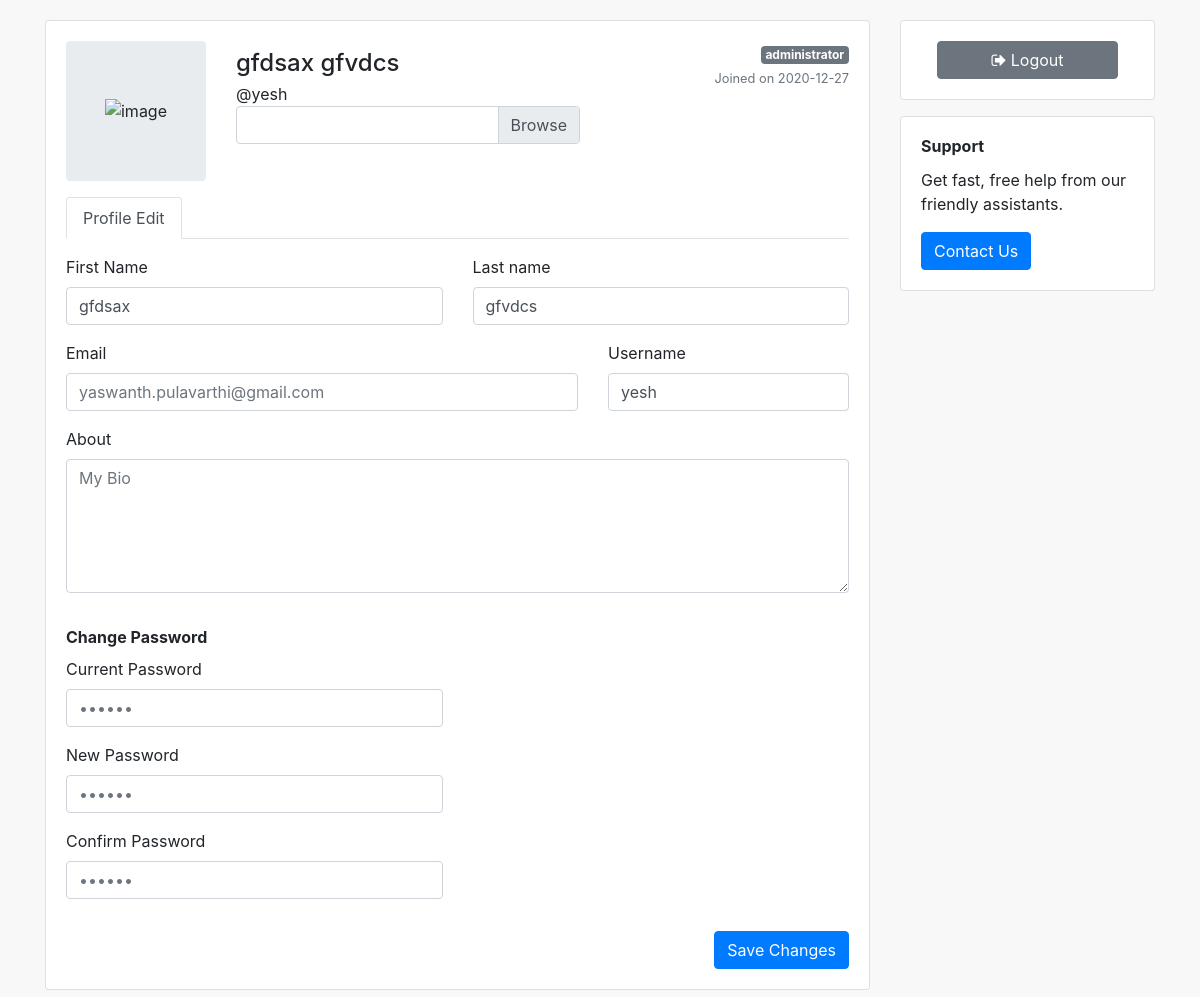
The page /edit (signed in) on the database its author committed.
### app/models.py (models this page shows, shortened)
class User(db.Model, UserMixin):
	__tablename__ = "user"
	userid = db.Column(db.Integer, primary_key=True, autoincrement=True)
	email = db.Column(db.String(500), nullable=False)
	firstname = db.Column(db.String(500), nullable=False)
	lastname = db.Column(db.String(500), nullable=False)
	username = db.Column(db.String(500), nullable=False)
	password = db.Column(db.String(500), nullable=False)
	date = db.Column(db.DateTime, nullable=False, default= datetime.now())
	bio = db.Column(db.Text, nullable=False, default="add bio!")
	posts = db.relationship('Post', back_populates="userposts")
	followed = db.relationship('User',
                               secondary=followers,
                               primaryjoin=(followers.c.follower_id == username),
                               secondaryjoin=(followers.c.followed_id == username),
                               backref=db.backref('followers', lazy='dynamic'),
                               lazy='dynamic')

### app/views.py (the view)
@app.route('/edit',methods=['GET','POST'])
@login_required
def edit():
    if request.method == "POST":
        files = request.files['image']
        image = files.filename
        file = request.files['image']
        if file and allowed_file(file.filename):
                filename = secure_filename(file.filename)
                file.save(os.path.join(app.config['IMAGE_UPLOADS1'], str(current_user.userid)+'.png'))
                flash("new image uploaded")
                return render_template("home.html")
        else:
            return render_template("edit.html")
    else:
     return render_template("edit.html")

### app/views.py (called while the page is built)
@login_manager.user_loader
def load_user(user_id):
    return models.User.query.get(int(user_id))

### app/templates/edit.html (shortened to what this page needs)
<!DOCTYPE html>
<html lang="en">
<head>
    <link href="http://netdna.bootstrapcdn.com/bootstrap/4.1.1/css/bootstrap.min.css" rel="stylesheet">
</head>
<body>
<link href="https://maxcdn.bootstrapcdn.com/font-awesome/4.3.0/css/font-awesome.min.css" rel="stylesheet">
<div class="container">
<div class="row flex-lg-nowrap">
  <div class="col">
    <div class="row">
      <div class="col mb-3">
        <div class="card">
            <form action="" method="POST" enctype=multipart/form-data>
          <div class="card-body">
            <div class="e-profile">
              <div class="row">
                <div class="col-12 col-sm-auto mb-3">
                  <div class="mx-auto" style="width: 140px;">
                    <div class="d-flex justify-content-center align-items-center rounded" style="height: 140px; background-color: rgb(233, 236, 239);">
                        <img src="{{url_for('static', filename='Image_UPLOADS/profiles/'+current_user.userid|string+'.png')}}" class="img-fluid" alt="image">
                    </div>
                  </div>
                </div>
                <div class="col d-flex flex-column flex-sm-row justify-content-between mb-3">
                  <div class="text-center text-sm-left mb-2 mb-sm-0">
                    <h4 class="pt-sm-2 pb-1 mb-0 text-nowrap">{{current_user.firstname}} {{current_user.lastname}}</h4>
                    <p class="mb-0">@{{current_user.username}}</p>
                        <div class="custom-file" >
                            <label class="custom-file-label" for="customFileLangHTML" data-browse="Upload"></label>
                          </div>
                  </div>
                  <div class="text-center text-sm-right">
                    <span class="badge badge-secondary">administrator</span>
                    <div class="text-muted"><small>Joined on {{current_user.date.strftime('%Y-%m-%d')}}</small></div>
                  </div>
                </div>
              </div>
              <ul class="nav nav-tabs">
                <li class="nav-item"><a href="" class="active nav-link">Profile Edit</a></li>
              </ul>
              <div class="tab-content pt-3">
                <div class="tab-pane active">
                  <form class="form" novalidate="">
                    <div class="row">
                      <div class="col">
                        <div class="row">
                          <div class="col">
                            <div class="form-group">
                              <label>First Name</label>
                              <input class="form-control" type="text" name="name" placeholder={{current_user.firstname}} value={{current_user.firstname}}>
                            </div>
                          </div>
                          <div class="col">
                            <div class="form-group">
                              <label>Last name</label>
                              <input class="form-control" type="text" name="username" placeholder={{current_user.lastname}} value={{current_user.lastname}}>
                            </div>
                          </div>
                        </div>
                        <div class="row">
                          <div class="col">
                            <div class="form-group">
                              <label>Email</label>
                              <input class="form-control" type="text" placeholder={{current_user.email}}>
                            </div>
                          </div>
                          <div class="col-md-4">
                            <div class="form-group">
                              <label>Username</label>
                              <input class="form-control" type="text" name="username" placeholder={{current_user.username}} value={{current_user.username}}>
                            </div>
                          </div>
                        </div>
                        <div class="row">
                          <div class="col mb-3">
                            <div class="form-group">
                              <label>About</label>
                              <textarea class="form-control" rows="5" placeholder="My Bio"></textarea>
                            </div>
                          </div>
                        </div>
                      </div>
                    </div>
                    <div class="row">
                      <div class="col-12 col-sm-6 mb-3">
                        <div class="mb-2"><b>Change Password</b></div>
                        <div class="row">
                          <div class="col">
                            <div class="form-group">
                              <label>Current Password</label>
                              <input class="form-control" type="password" placeholder="••••••">
                            </div>
                          </div>
                        </div>
                        <div class="row">
                          <div class="col">
                            <div class="form-group">
                              <label>New Password</label>
                              <input class="form-control" type="password" placeholder="••••••">
                            </div>
                          </div>
                        </div>
                        <div class="row">
                          <div class="col">
                            <div class="form-group">
                              <label>Confirm <span class="d-none d-xl-inline">Password</span></label>
                              <input class="form-control" type="password" placeholder="••••••"></div>
                          </div>
                        </div>
                      </div>
                        </div>
                      </div>
                    </div>
                    <div class="row">
                      <div class="col d-flex justify-content-end">
                        <input class="btn btn-primary" type="submit" value="Save Changes">
                      </div>
                    </div>
                </div>
              </div>
            </div>
          </div>
        </div>
      </div>
      <div class="col-12 col-md-3 mb-3">
        <div class="card mb-3">
          <div class="card-body">
            <div class="px-xl-3">
              <button onclick="window.location.href='/logout'" class="btn btn-block btn-secondary">
                <i class="fa fa-sign-out"></i>
                <span>Logout</span>
              </button>
            </div>
          </div>
        </div>
        <div class="card">
          <div class="card-body">
            <h6 class="card-title font-weight-bold">Support</h6>
            <p class="card-text">Get fast, free help from our friendly assistants.</p>
            <button type="button" class="btn btn-primary">Contact Us</button>
          </div>
        </div>
      </div>
    </div>
  </div>
</body>
</html>

### app/templates/edit.html (style rules this page uses)
body { margin-top:20px; background:#f8f8f8 }

### rows shown on the page
User: firstname "gfdsax", lastname "gfvdcs", username "yesh", date "2020-12-27", name "gfdsax", username "gfvdcs", email "yaswanth.pulavarthi@gmail.com"
